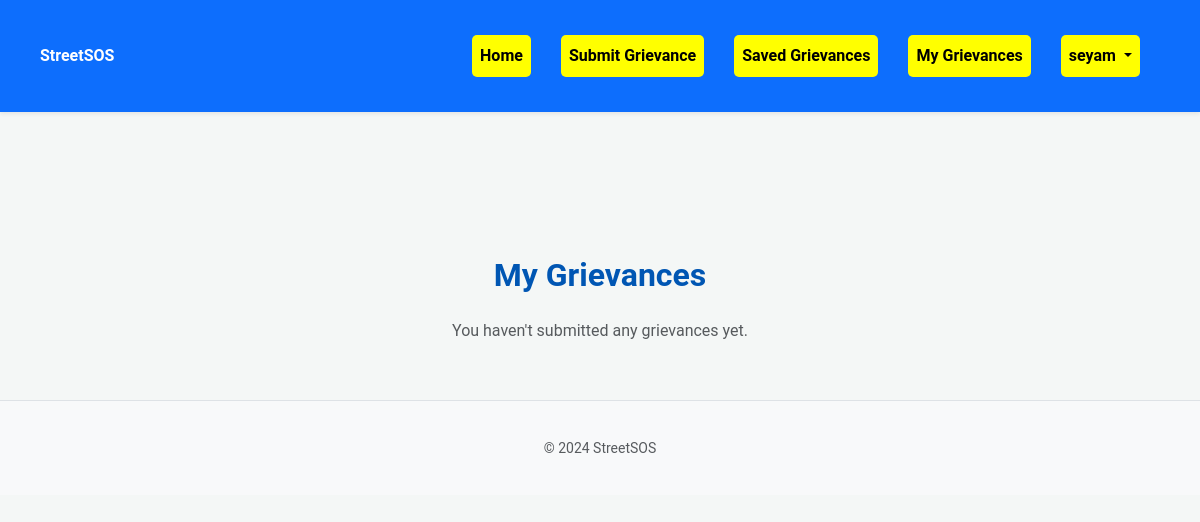
/my-grievances/ (signed in), run on an earlier commit of the app's database.
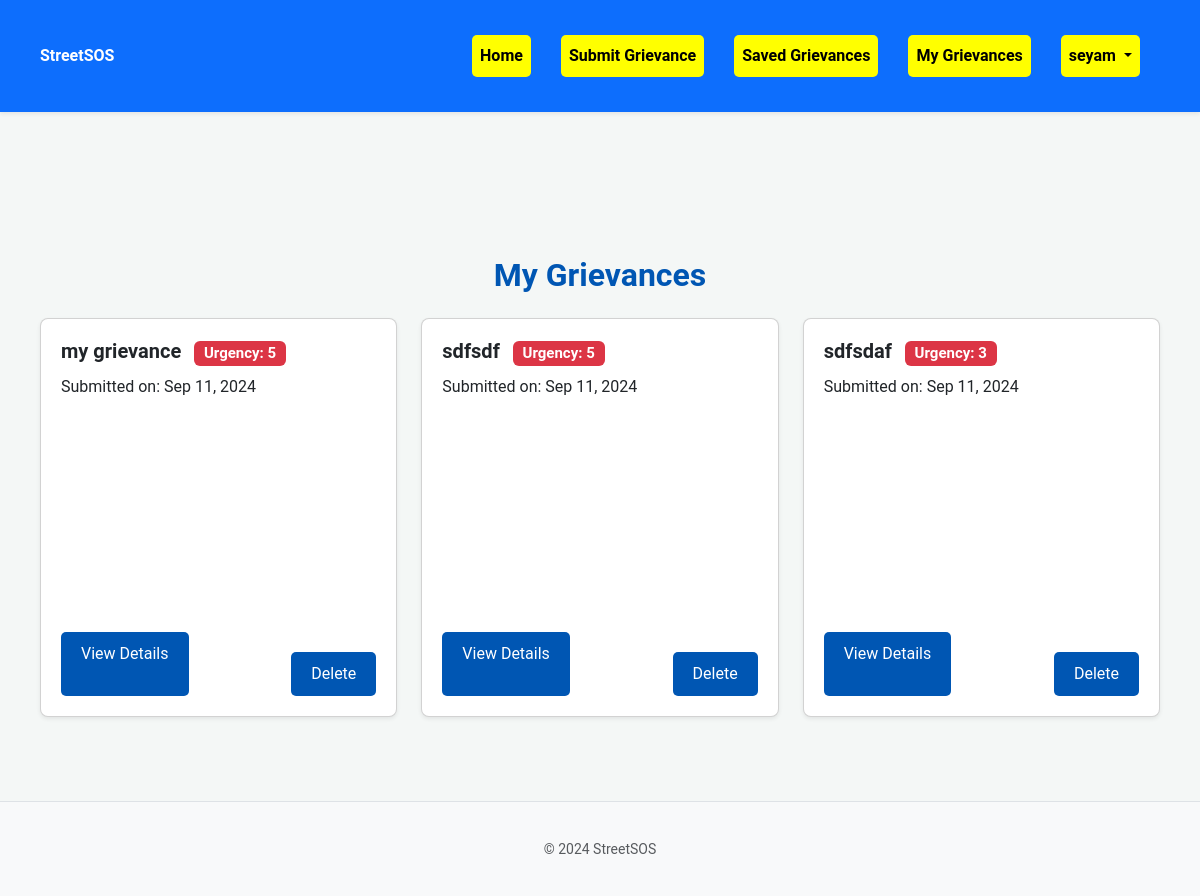
And on a later commit of the database.
### grievance/models.py (models this page shows, shortened)
class Grievance(models.Model):
    user_profile = models.ForeignKey(UserProfile, on_delete=models.CASCADE, related_name='grievances')
    title = models.CharField(max_length=255)
    description = models.TextField()
    urgency = models.IntegerField(choices=[(i, str(i)) for i in range(1, 6)])  # Urgency from 1 to 5
    latitude = models.DecimalField(max_digits=40, decimal_places=20)
    longitude = models.DecimalField(max_digits=40, decimal_places=20)
    created_at = models.DateTimeField(auto_now_add=True)

### grievance/views.py (the view)
# urls.py: path('my-grievances/', MyGrievancesListView.as_view(), name='my-grievances'),  # Add My Grievances URL
class MyGrievancesListView(LoginRequiredMixin, ListView):
    model = Grievance
    template_name = 'grievances/my_grievances_list.html'  # Update with the actual template name
    context_object_name = 'grievances'
    paginate_by = 10
    def get_queryset(self):
        return Grievance.objects.filter(user_profile=self.request.user.userprofile).order_by('-created_at')

### grievance/context_processors.py (called while the page is built)
def google_maps_api_key(request):
    return {
        'GOOGLE_MAPS_API_KEY': settings.GOOGLE_MAPS_API_KEY
    }

### grievance/templates/grievances/my_grievances_list.html (shortened to what this page needs)
{% extends 'base.html' %}
{% block content %}
<div class="container mt-4">
    <h2 class="mb-4 text-center">My Grievances</h2>
    {% if grievances %}
    <div class="row">
        {% for grievance in grievances %}
        <div class="col-md-6 col-lg-4 mb-4">
            <div class="card shadow-sm">
                <div class="card-body">
                    <h5 class="card-title">
                        <a href="{% url 'grievance-detail' grievance.id %}" class="text-decoration-none text-dark">
                            {{ grievance.title }}
                        </a>
                        <span class="badge bg-danger ms-2">Urgency: {{ grievance.urgency }}</span>
                    </h5>
                    <p class="card-text">
                        Submitted on: {{ grievance.created_at|date:"M d, Y" }}
                    </p>
                    <div id="map-{{ forloop.counter }}" style="height: 200px;" class="rounded mb-3"></div>
                    <div class="d-flex justify-content-between">
                        <a href="{% url 'grievance-detail' grievance.id %}" class="btn btn-primary">View Details</a>
                        <form method="post" action="{% url 'delete-grievance' grievance.id %}">
                            <button type="submit" class="btn btn-danger">Delete</button>
                        </form>
                    </div>
                </div>
            </div>
        </div>
        {% endfor %}
    </div>
    {% else %}
    <p class="text-center text-muted">You haven't submitted any grievances yet.</p>
    {% endif %}
</div>
{% endblock %}

What changed in the data, as far as the page shows it:
added Grievance: title "my grievance", urgency "5", created_at "Sep 11, 2024"
added Grievance: title "sdfsdf", urgency "5", created_at "Sep 11, 2024"
now on this page (row edited): Grievance: title "sdfsdaf", urgency "3", created_at "Sep 11, 2024"
Also different on the page:
text no longer shown: "You haven't submitted any grievances yet."
